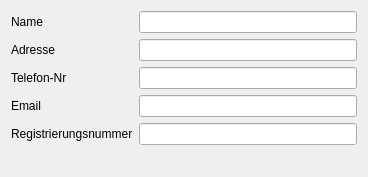
<?xml version="1.0" encoding="UTF-8"?>
<ui version="4.0">
 <class>Form</class>
 <widget class="QWidget" name="Form">
  <property name="geometry">
   <rect>
    <x>0</x>
    <y>0</y>
    <width>368</width>
    <height>177</height>
   </rect>
  </property>
  <property name="windowTitle">
   <string>Form</string>
  </property>
  <layout class="QVBoxLayout" name="verticalLayout">
   <item>
    <layout class="QFormLayout" name="formLayout">
     <item row="0" column="0">
      <widget class="QLabel" name="label">
       <property name="text">
        <string>Name</string>
       </property>
      </widget>
     </item>
     <item row="1" column="0">
      <widget class="QLabel" name="label_2">
       <property name="text">
        <string>Adresse</string>
       </property>
      </widget>
     </item>
     <item row="2" column="0">
      <widget class="QLabel" name="label_3">
       <property name="text">
        <string>Telefon-Nr</string>
       </property>
      </widget>
     </item>
     <item row="3" column="0">
      <widget class="QLabel" name="label_4">
       <property name="text">
        <string>Email</string>
       </property>
      </widget>
     </item>
     <item row="4" column="0">
      <widget class="QLabel" name="label_5">
       <property name="text">
        <string>Registrierungsnummer</string>
       </property>
      </widget>
     </item>
     <item row="0" column="1">
      <widget class="QLineEdit" name="db_name"/>
     </item>
     <item row="1" column="1">
      <widget class="QLineEdit" name="db_address"/>
     </item>
     <item row="2" column="1">
      <widget class="QLineEdit" name="db_telephone"/>
     </item>
     <item row="3" column="1">
      <widget class="QLineEdit" name="db_mail"/>
     </item>
     <item row="4" column="1">
      <widget class="QLineEdit" name="db_registry"/>
     </item>
    </layout>
   </item>
  </layout>
 </widget>
 <resources/>
 <connections/>
</ui>
